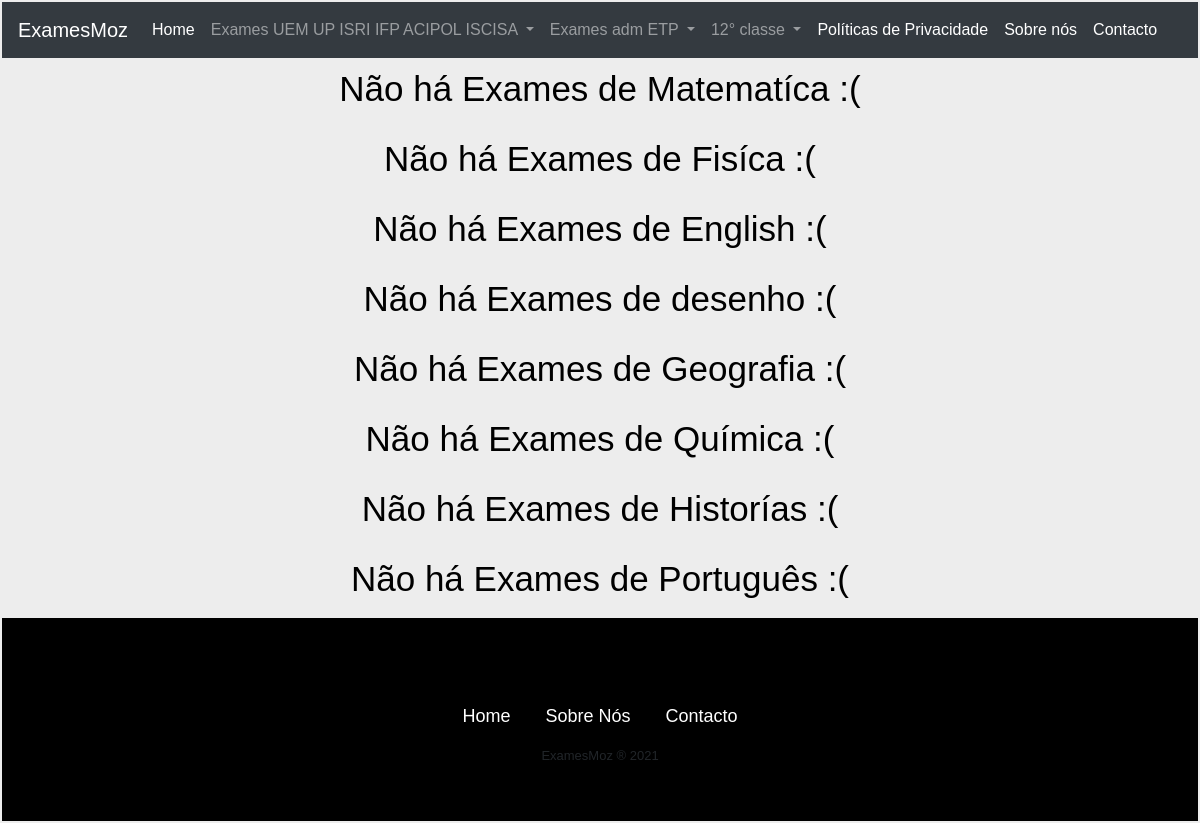
Page /escolar on the earlier database version.
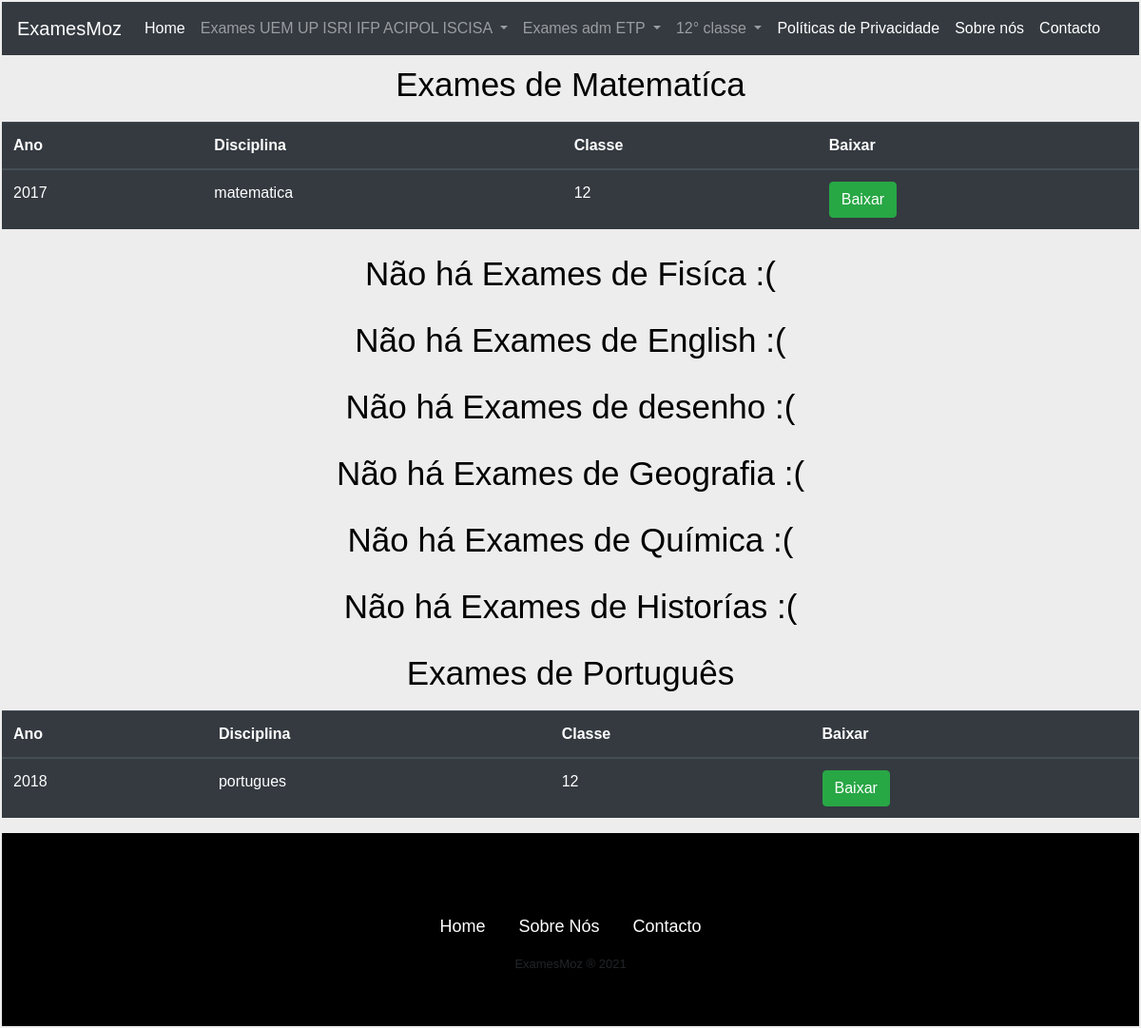
Same page on the later database version.
### exame/models.py (models this page shows, shortened)
class Exame(models.Model):
    DISCIPLINAS_CHOISES = (
            ('matematica', 'matematica'),
            ('fisica','fisica'),
            ('geografia','geografia'),
            ('portugues','portugues'),
            ('english','english'),
            ('quimica','quimica'),
            ('filosofia','filosofia'),
            ('desenho','desenho')
            )
    NIVEL_CHOISES = (
            ('medio','medio'),
            ('superior','superior'),
            ('escolar','escolar')
            )
    CLASSE_CHOISES = (
            ('12','12'),
            ('10','10')
            )
    UNI_CHOISES =(
            ('UEM', 'Universidade Eduardo Mondlane'),
            ('UP', 'Universidade Pedagógica'),
            ('UJC', 'Univeridade Jaoquim Chissano'),
            ('IFP','IFP'),
            ('ICISA','ICISA'),
            ('Outra','Outra'),
            ('escolar','escolar'),
            ('ETP','ETP')
            )
    ANO_CHOICES = (
           ('2000','2000'),
           ('2001','2001'),
           ('2002','2002'),
           ('2003','2003'),
           ('2004','2004'),
           ('2005','2005'),
           ('2006','2006'),
           ('2007','2007'),
           ('2008','2008'),
           ('2009','2009'),
           ('2010','2010'),
           ('2011','2011'),
           ('2012','2012'),
           ('2013','2013'),
           ('2014','2014'),
           ('2015','2015'),
           ('2016','2016'),
           ('2017','2017'),
           ('2018','2018'),
           ('2019','2019'),
           ('2020','2020'),
           ('2021','2021'),
           ('2022','2022'),
           ('2023','2023'),
           ('2024','2024'),
           ('2025','2025')
           )
    ano = models.CharField('Ano',max_length=4,unique=True, choices=ANO_CHOICES)
    disciplina = models.CharField('Disciplina',max_length=100, choices=DISCIPLINAS_CHOISES)
    instituicao = models.CharField('Instituição',max_length=100, choices=UNI_CHOISES)
    nivel = models.CharField('Nivel', max_length=100, choices=NIVEL_CHOISES)
    pdf = models.FileField('arquivo_pdf', upload_to='pdf', unique=True)
    classe = models.CharField('classe', max_length=100,blank=True,choices=CLASSE_CHOISES)
    class Meta:
        ordering = ['-ano',]

### exame/views.py (the view)
# urls.py: path('escolar',exame_escolar,name='exame_escolar'),
def exame_escolar(request):
    obj1= Exame.objects.filter(nivel='escolar',disciplina='portugues')
    obj2= Exame.objects.filter(nivel='escolar',disciplina='matematica')
    obj3 = Exame.objects.filter(nivel='escolar',disciplina='desenho')
    obj4 = Exame.objects.filter(nivel='escolar', disciplina='quimica')
    obj5 = Exame.objects.filter(nivel='escolar',disciplina='fisica')
    obj6 = Exame.objects.filter(nivel='escolar', disciplina='english')
    obj7 = Exame.objects.filter(nivel='escolar', disciplina='geografia')
    obj8 = Exame.objects.filter(nivel='escolar', disciplina='historia')
    contexto ={
            'fisicas':obj5,
            'matematicas':obj2,
            'portuguess':obj1,
            'desenhos':obj3,
            'quimicas':obj4,
            'englishs':obj6,
            'geografias':obj7,
            'historias':obj8
            }
    return render(request, 'exame_escolar.html', contexto)

### exame/templates/exame_escolar.html (shortened to what this page needs)
{% extends 'base.html' %}
{% load bootstrap4 %}
{% block conteudo %}
	{% if matematicas %}
	<h1 class=titulos>Exames de Matematíca</h1>
	<table class="table table-dark">
	 <thead>
	   <tr>
	     <th scope="col">Ano</th>
	     <th scope="col">Disciplina</th>
	     <th scope="col">Classe</th>
	     <th scope="col">Baixar</th>
	   </tr>
	 </thead>
	 {% for exame in matematicas %}
		 <tbody>
		   <tr>
		     <td scope="row">{{exame.ano}}</td>
		     <td scope="row">{{exame.disciplina}}</td>
		     <td scope="row">{{exame.classe}}</td>
		     <td scope="row">{% buttons %}<a href="{{exame.pdf.url}}" download><button type="button" class="btn btn-success">Baixar</button></a>{% endbuttons %}</td>
		   </tr>
		 </tbody>
	{% endfor %}
</table>
	{% endif %}
	{% if not matematicas %}
		<h1 class=titulos>Não há Exames de Matematíca :(</h1>
	{% endif %}
	{% if not fisicas %}
		<h1 class=titulos>Não há Exames de Fisíca :(</h1>
	{% endif %}
	{% if not englishs %}
		<h1 class=titulos>Não há Exames de English :(</h1>
	{% endif %}
	{% if not desenhos %}
		<h1 class=titulos>Não há Exames de desenho :(</h1>
	{% endif %}
	{% if not geografias %}
		<h1 class=titulos>Não há Exames de Geografia :(</h1>
	{% endif %}
	{% if not quimicas %}
		<h1 class=titulos>Não há Exames de Química :(</h1>
	{% endif %}
	{% if not historias %}
		<h1 class=titulos>Não há Exames de Historías :(</h1>
	{% endif %}
	{% if portuguess %}
		<h1 class=titulos>Exames de Português</h1>
		<table class="table table-dark">
	 <thead>
	   <tr>
	     <th scope="col">Ano</th>
	     <th scope="col">Disciplina</th>
	     <th scope="col">Classe</th>
	     <th scope="col">Baixar</th>
	   </tr>
	 </thead>
	 {% for exame in portuguess %}
		 <tbody>
		   <tr>
		     <td scope="row">{{exame.ano}}</td>
		     <td scope="row">{{exame.disciplina}}</td>
		     <td scope="row">{{exame.classe}}</td>
		     <td scope="row">{% buttons %}<a href="{{exame.pdf.url}}" download><button type="button" class="btn btn-success">Baixar</button></a>{% endbuttons %}</td>
		   </tr>
		 </tbody>
	{% endfor %}
</table>
	{% endif %}
	{% if not portuguess %}
		<h1 class=titulos>Não há Exames de Português :(</h1>
	{% endif %}
{% endblock %}

Differences in the rows shown:
added Exame: ano "2017", disciplina "matematica", classe "12", shown under "Exames de Matematíca"
added Exame: ano "2018", disciplina "portugues", classe "12", shown under "Exames de Português"
Other differences:
text no longer shown: "Não há Exames de Matematíca :( Não há Exames de Português :("
text now shown: "Exames de Matematíca Ano Disciplina Classe Baixar Exames de Português Ano Disciplina Classe Baixar"
